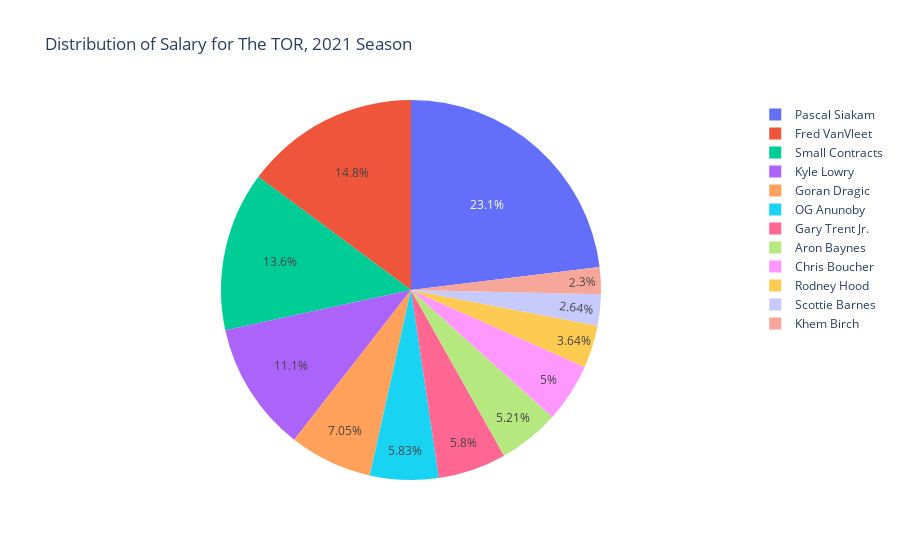

Here is the notebook cell this chart was saved with:
### Code cell
sal2.loc[sal2['salary'] < 5000000, 'name'] = 'Small Contracts'
fig3 = px.pie(sal2,values='salary',names='name',title='Distribution of Salary for The TOR, 2021 Season')
fig3.show()

### Figure 1 — Plotly figure (JSON) as saved in the notebook; plotly's stock layout.template omitted (floating-point values rounded to 4 significant figures)
{"data": [{"domain": {"x": [0, 1], "y": [0, 1]}, "hovertemplate": "name=%{label}<br>salary=%{value}<extra></extra>", "labels": ["Pascal Siakam", "Kyle Lowry", "Fred VanVleet", "Rodney Hood", "Aron Baynes", "Chris Boucher", "Small Contracts", "Small Contracts", "Small Contracts", "Small Contracts", "Small Contracts", "Small Contracts", "Small Contracts", "Small Contracts", "Small Contracts", "Small Contracts", "Small Contracts", "Small Contracts", "Pascal Siakam", "Fred VanVleet", "Goran Dragic", "OG Anunoby", "Gary Trent Jr.", "Aron Baynes", "Scottie Barnes", "Chris Boucher", "Khem Birch", "Small Contracts", "Small Contracts", "Small Contracts", "Small Contracts", "Small Contracts", "Small Contracts", "Small Contracts"], "legendgroup": "", "name": "", "showlegend": true, "type": "pie", "values": [30559200, 30500000, 21250000, 10047450, 7000000, 6750000, 4000000, 3872215, 3804150, 3000000, 1950600, 1737145, 1663861, 1620564, 1517981, 1445697, 321893, 116903, 33003936, 19675926, 19440000, 16071429, 16000000, 7350000, 7280520, 7020000, 6350000, 2711280, 2048040, 1762796, 1669178, 1669178, 1517981, 925258]}], "layout": {"autosize": true, "legend": {"tracegroupgap": 0}, "title": {"text": "Distribution of Salary for The TOR, 2021 Season"}}}
